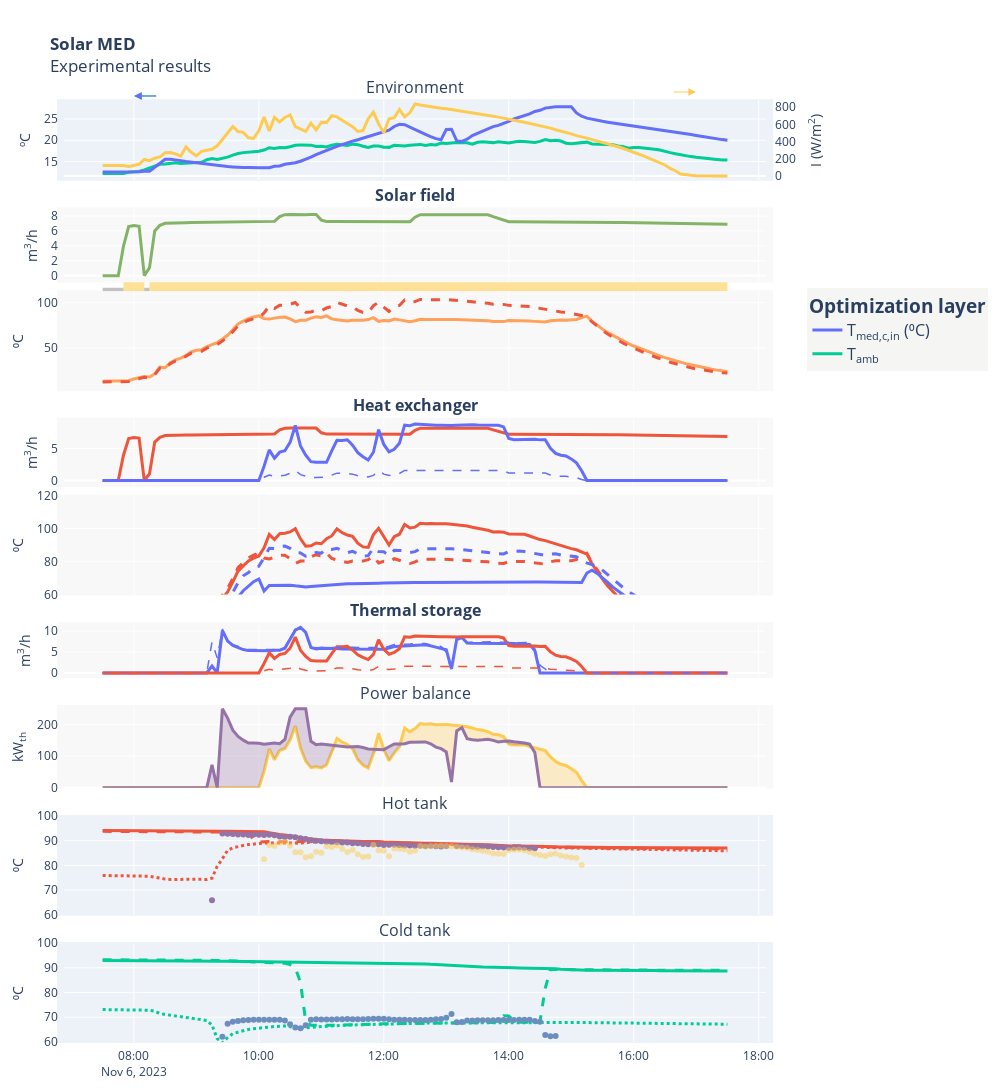

The notebook cell this image was saved under:
### Markdown cell above
## Test visualization

### Code cell
with open(data_path/"plot_config.hjson") as f:
    plot_config = hjson.load(f)
    
plots_to_remove: list[str] = ["costs", "three_way_valve", "med_flows", "med_temperatures", ]
[plot_config["plots"].pop(key, None) for key in plots_to_remove]

fig = experimental_results_plot(plot_config, df, vars_config=vars_config, resample=resample_figures)

fig.show(
    config=generate_plotly_config(fig, figure_name=f'thermal_storage_visualization_{df.index[0].strftime("%Y%m%d")}')
)
